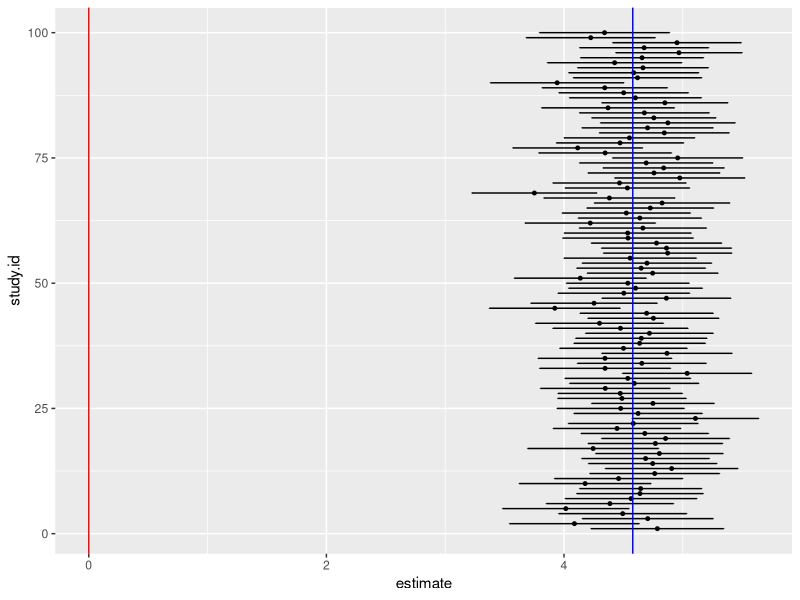

This chart was generated by the following R code:
## ---- chunk 1
library(tidyverse)
library(raster)
## ---- chunk 2
study.n <- 100

confint.results <- data.frame(study.id = 1:study.n)
lower.results <- rep(0, study.n)
upper.results <- rep(0, study.n)
estimates <- rep(0, study.n)

for (i in 1:study.n) {
  n <- 1000
  u1 <- runif(n, -2, 2)
  w <- -2*u1 + rnorm(n, mean = 0, sd = 1)
  r <- 1.2*u1 + rnorm(n, mean = 0, sd = 1)
  t <- rnorm(n, mean = 3, sd = 1.5)
  group_scores <- 1.5*w + (-0.2)*r + 2*t + rnorm(n, mean = 0, sd = 1)
  group_probs <- exp(group_scores)/sum(exp(group_scores))
  group1_inds <- sample(1:n, size = n/2, replace = FALSE, prob = group_probs)
  group <- rep(0, n)
  group[group1_inds] <- 1
  
  y <- -0.6*w + (-1.5)*r + 3*t + rnorm(n, mean = 0, sd = 1)
  data <- data.frame(group, y, t, r, w)
  group1 <- data %>%
    filter(group == 0)
  group2 <- data %>%
    filter(group == 1)
  
  result <- t.test(group2$y, group1$y)
  lower.results[i] <- result$conf.int[1]
  upper.results[i] <- result$conf.int[2]
  estimates[i] <- result$estimate[["mean of x"]] - result$estimate[["mean of y"]]
}

confint.results$lower <- lower.results
confint.results$upper <- upper.results
confint.results$estimate <- estimates

meta_avg_effect <- mean(confint.results$estimate)

ggplot(data = confint.results, aes(x=estimate, y = study.id)) +
  geom_point(size = 1) +
  geom_errorbar(aes(xmin=lower, xmax=upper), width=.1) +
  geom_vline(xintercept = 0, col = "red") +
  geom_vline(xintercept = meta_avg_effect, col = "blue")
